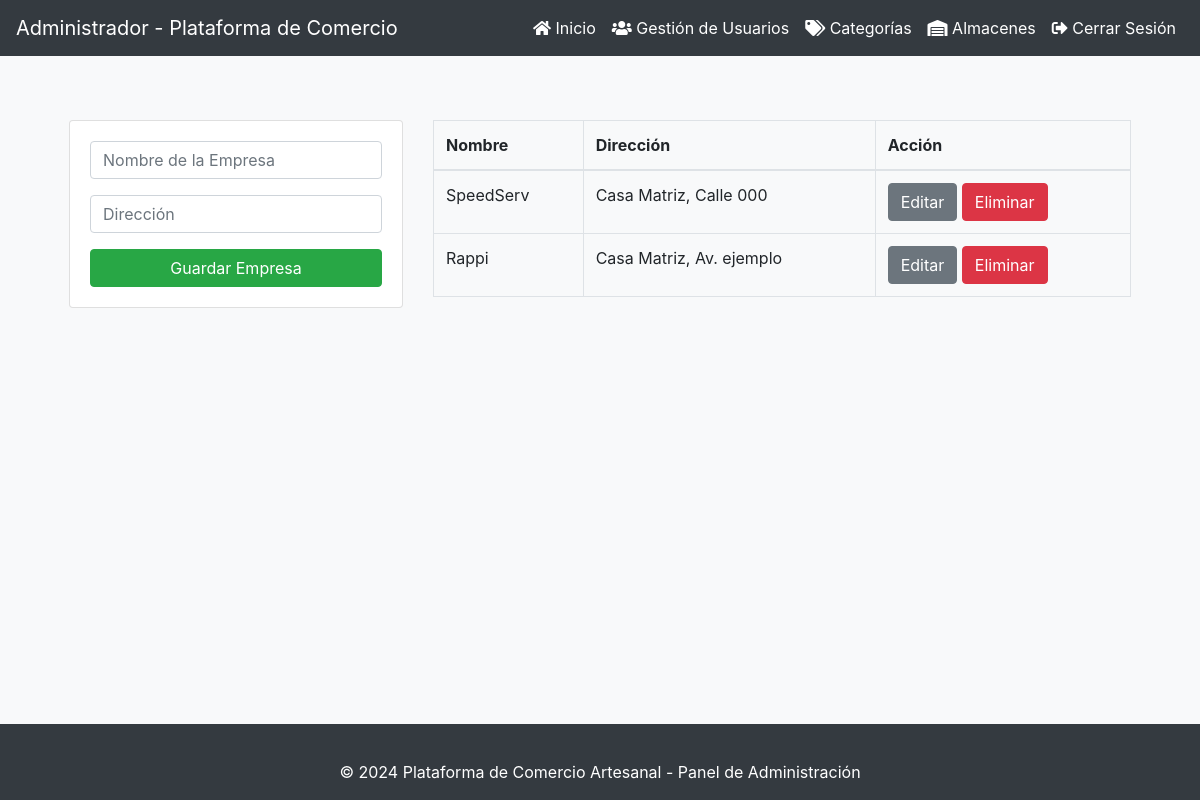
/Dashboard/Funciones_db/Crud_administrador/empresa_delivery/index.php, run on the app's committed database.
### tables this page shows
CREATE TABLE `empresa` (
  `id_empresa` int(11) NOT NULL,
  `nombre` varchar(45) NOT NULL,
  `direccion` varchar(45) NOT NULL
);

### Dashboard/Funciones_db/Crud_administrador/empresa_delivery/index.php (the view, shortened to what this page needs)
<?php include('../includes/db.php'); ?>
<?php include('../includes/header.php'); ?>
<main class="container p-4">
    <div class="row">
        <div class="col-md-4">
            <div class="card card-body">
                <form action="save.php" method="POST">
                    <div class="form-group">
                        <input type="text" name="nombre" class="form-control" placeholder="Nombre de la Empresa" required autofocus>
                    </div>
                    <div class="form-group">
                        <input type="text" name="direccion" class="form-control" placeholder="Dirección" required>
                    </div>
                    <input type="submit" class="btn btn-success btn-block" name="save_empresa" value="Guardar Empresa">
                </form>
            </div>
        </div>
        <div class="col-md-8">
            <table class="table table-bordered">
                <thead>
                    <tr>
                        <th>Nombre</th>
                        <th>Dirección</th>
                        <th>Acción</th>
                    </tr>
                </thead>
                <tbody>
                    <?php
                    $query = "SELECT * FROM empresa";
                    $result_empresas = mysqli_query($conn, $query);
                    while($row = mysqli_fetch_assoc($result_empresas)) { ?>
                        <tr>
                            <td><?php echo $row['nombre']; ?></td>
                            <td><?php echo $row['direccion']; ?></td>
                            <td>
                                <a href="edit.php?id_empresa=<?php echo $row['id_empresa'] ?>" class="btn btn-secondary">
                                    Editar
                                </a>
                                <a href="delete.php?id_empresa=<?php echo $row['id_empresa'] ?>" class="btn btn-danger">
                                    Eliminar
                                </a>
                            </td>
                        </tr>
                    <?php } ?>
                </tbody>
            </table>
        </div>
    </div>
</main>
<?php include('../includes/footer.php'); ?>

### Dashboard/Funciones_db/Crud_administrador/includes/header.php (style rules this page uses)
body { background-color: #f8f9fa; }
.container { margin-top: 20px; }
.card-body { background-color: #ffffff; }

### Dashboard/Funciones_db/Crud_administrador/includes/footer.php (style rules this page uses)
html, body { height: 100%; }
body { display: flex; flex-direction: column; }
main { flex: 1; }

### data on the page
empresa: nombre "SpeedServ", direccion "Casa Matriz, Calle 000"
empresa: nombre "Rappi", direccion "Casa Matriz, Av. ejemplo"
